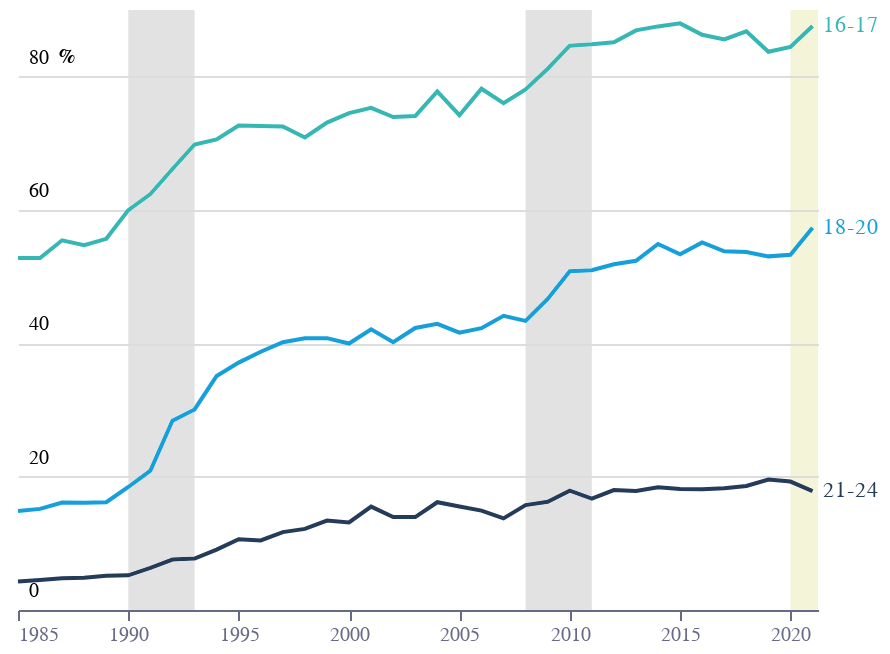

This figure's notebook cell:
### Code cell
base = alt.Chart(f1).encode(
    x=alt.X(
        "date:T",
        title="",
        axis=alt.Axis(
            grid=False,
            title="",
            titleAnchor="end",
            titleY=-15,
            labelColor=colors["eco-gray"],
            titleColor=colors["eco-gray"],
            tickColor=colors["eco-gray"],
            domainColor=colors["eco-gray"],
        ),
    ),
    y=alt.Y(
        "value:Q",
        title="",
        axis=alt.Axis(
            title="%",
            domain=False,
            ticks=False,
            labelAlign="left",
            labelBaseline="middle",
            labelPadding=-5,
            labelOffset=-10,
            titleX=20,
            titleY=28,
            titleAngle=0,
            titleFontSize=10,
            titleAlign="left",
            tickCount=5,
            format=".0f",
        ),
    ),
    color=alt.Color(
        "students:N",
        scale=alt.Scale(
            range=[
                colors["eco-turquiose"],
                colors["eco-light-blue"],
                colors["eco-blue"],
            ]
        ),
        legend=None,
    ),
)
line = base.mark_line()
text = (
    base.mark_text(align="left", xOffset=5)
    .encode(text="students:N")
    .transform_filter("year(datum.date)==2021")
)
yAxis = (
    alt.Chart(pd.DataFrame([{"value": 0}]))
    .mark_rule(size=0)
    .encode(
        x=alt.X("value:Q"),
    )
)
rect = (
    alt.Chart(dr)
    .mark_rect(blend="darken")
    .encode(
        x="start:T",
        x2="end:T",
        color=alt.Color("color:N", scale=None),
    )
)
layer = (
    (line + text + rect)
    .configure_view(stroke=None)
    .properties(title="")
    .properties(height=300, width=400)
)
layer.save("visualisation/" + f + ".json")
layer

### Figure 1 — Vega-Lite specification as saved in the notebook (floating-point values rounded to 4 significant figures)
{"config": {"view": {"continuousWidth": 400, "continuousHeight": 300, "stroke": null}}, "layer": [{"mark": "line", "encoding": {"color": {"type": "nominal", "field": "students", "legend": null, "scale": {"range": ["#36B7B4", "#179FDB", "#243B5A"]}}, "x": {"type": "temporal", "axis": {"domainColor": "#676A86", "grid": false, "labelColor": "#676A86", "tickColor": "#676A86", "title": "", "titleAnchor": "end", "titleColor": "#676A86", "titleY": -15}, "field": "date", "title": ""}, "y": {"type": "quantitative", "axis": {"domain": false, "format": ".0f", "labelAlign": "left", "labelBaseline": "middle", "labelOffset": -10, "labelPadding": -5, "tickCount": 5, "ticks": false, "title": "%", "titleAlign": "left", "titleAngle": 0, "titleFontSize": 10, "titleX": 20, "titleY": 28}, "field": "value", "title": ""}}}, {"mark": {"type": "text", "align": "left", "xOffset": 5}, "encoding": {"color": {"type": "nominal", "field": "students", "legend": null, "scale": {"range": ["#36B7B4", "#179FDB", "#243B5A"]}}, "text": {"type": "nominal", "field": "students"}, "x": {"type": "temporal", "axis": {"domainColor": "#676A86", "grid": false, "labelColor": "#676A86", "tickColor": "#676A86", "title": "", "titleAnchor": "end", "titleColor": "#676A86", "titleY": -15}, "field": "date", "title": ""}, "y": {"type": "quantitative", "axis": {"domain": false, "format": ".0f", "labelAlign": "left", "labelBaseline": "middle", "labelOffset": -10, "labelPadding": -5, "tickCount": 5, "ticks": false, "title": "%", "titleAlign": "left", "titleAngle": 0, "titleFontSize": 10, "titleX": 20, "titleY": 28}, "field": "value", "title": ""}}, "transform": [{"filter": "year(datum.date)==2021"}]}, {"data": {"name": "data-902f46d300f94b444937a3ef623aa295"}, "mark": {"type": "rect", "blend": "darken"}, "encoding": {"color": {"type": "nominal", "field": "color", "scale": null}, "x": {"type": "temporal", "field": "start"}, "x2": {"field": "end"}}}], "data": {"name": "data-6e03da10f2ec7861de76de3ded8f2b3d"}, "height": 300, "title": "", "width": 400, "$schema": "https://vega.github.io/schema/vega-lite/v4.8.1.json", "datasets": {"data-6e03da10f2ec7861de76de3ded8f2b3d": [{"date": "1985-01-01T00:00:00", "students": "16-17", "value": 52.82}, {"date": "1985-01-01T00:00:00", "students": "18-20", "value": 14.84}, {"date": "1985-01-01T00:00:00", "students": "21-24", "value": 4.291}, {"date": "1986-01-01T00:00:00", "students": "16-17", "value": 52.81}, {"date": "1986-01-01T00:00:00", "students": "18-20", "value": 15.17}, {"date": "1986-01-01T00:00:00", "students": "21-24", "value": 4.504}, {"date": "1987-01-01T00:00:00", "students": "16-17", "value": 55.45}, {"date": "1987-01-01T00:00:00", "students": "18-20", "value": 16.13}, {"date": "1987-01-01T00:00:00", "students": "21-24", "value": 4.746}, {"date": "1988-01-01T00:00:00", "students": "16-17", "value": 54.72}, {"date": "1988-01-01T00:00:00", "students": "18-20", "value": 16.1}, {"date": "1988-01-01T00:00:00", "students": "21-24", "value": 4.822}, {"date": "1989-01-01T00:00:00", "students": "16-17", "value": 55.68}, {"date": "1989-01-01T00:00:00", "students": "18-20", "value": 16.16}, {"date": "1989-01-01T00:00:00", "students": "21-24", "value": 5.132}, {"date": "1990-01-01T00:00:00", "students": "16-17", "value": 59.98}, {"date": "1990-01-01T00:00:00", "students": "18-20", "value": 18.45}, {"date": "1990-01-01T00:00:00", "students": "21-24", "value": 5.196}, {"date": "1991-01-01T00:00:00", "students": "16-17", "value": 62.4}, {"date": "1991-01-01T00:00:00", "students": "18-20", "value": 20.9}, {"date": "1991-01-01T00:00:00", "students": "21-24", "value": 6.304}, {"date": "1992-01-01T00:00:00", "students": "16-17", "value": 66.15}, {"date": "1992-01-01T00:00:00", "students": "18-20", "value": 28.39}, {"date": "1992-01-01T00:00:00", "students": "21-24", "value": 7.564}, {"date": "1993-01-01T00:00:00", "students": "16-17", "value": 69.83}, {"date": "1993-01-01T00:00:00", "students": "18-20", "value": 30.08}, {"date": "1993-01-01T00:00:00", "students": "21-24", "value": 7.709}, {"date": "1994-01-01T00:00:00", "students": "16-17", "value": 70.58}, {"date": "1994-01-01T00:00:00", "students": "18-20", "value": 35.1}, {"date": "1994-01-01T00:00:00", "students": "21-24", "value": 9.056}, {"date": "1995-01-01T00:00:00", "students": "16-17", "value": 72.67}, {"date": "1995-01-01T00:00:00", "students": "18-20", "value": 37.11}, {"date": "1995-01-01T00:00:00", "students": "21-24", "value": 10.62}, {"date": "1996-01-01T00:00:00", "students": "16-17", "value": 72.61}, {"date": "1996-01-01T00:00:00", "students": "18-20", "value": 38.74}, {"date": "1996-01-01T00:00:00", "students": "21-24", "value": 10.44}, {"date": "1997-01-01T00:00:00", "students": "16-17", "value": 72.54}, {"date": "1997-01-01T00:00:00", "students": "18-20", "value": 40.18}, {"date": "1997-01-01T00:00:00", "students": "21-24", "value": 11.68}, {"date": "1998-01-01T00:00:00", "students": "16-17", "value": 70.88}, {"date": "1998-01-01T00:00:00", "students": "18-20", "value": 40.77}, {"date": "1998-01-01T00:00:00", "students": "21-24", "value": 12.17}, {"date": "1999-01-01T00:00:00", "students": "16-17", "value": 73.12}, {"date": "1999-01-01T00:00:00", "students": "18-20", "value": 40.78}, {"date": "1999-01-01T00:00:00", "students": "21-24", "value": 13.41}, {"date": "2000-01-01T00:00:00", "students": "16-17", "value": 74.53}, {"date": "2000-01-01T00:00:00", "students": "18-20", "value": 39.98}, {"date": "2000-01-01T00:00:00", "students": "21-24", "value": 13.14}, {"date": "2001-01-01T00:00:00", "students": "16-17", "value": 75.32}, {"date": "2001-01-01T00:00:00", "students": "18-20", "value": 42.11}, {"date": "2001-01-01T00:00:00", "students": "21-24", "value": 15.51}, {"date": "2002-01-01T00:00:00", "students": "16-17", "value": 73.93}, {"date": "2002-01-01T00:00:00", "students": "18-20", "value": 40.16}, {"date": "2002-01-01T00:00:00", "students": "21-24", "value": 13.95}, {"date": "2003-01-01T00:00:00", "students": "16-17", "value": 74.1}, {"date": "2003-01-01T00:00:00", "students": "18-20", "value": 42.3}, {"date": "2003-01-01T00:00:00", "students": "21-24", "value": 13.94}, {"date": "2004-01-01T00:00:00", "students": "16-17", "value": 77.79}, {"date": "2004-01-01T00:00:00", "students": "18-20", "value": 42.93}, {"date": "2004-01-01T00:00:00", "students": "21-24", "value": 16.17}, {"date": "2005-01-01T00:00:00", "students": "16-17", "value": 74.22}, {"date": "2005-01-01T00:00:00", "students": "18-20", "value": 41.6}, {"date": "2005-01-01T00:00:00", "students": "21-24", "value": 15.52}, {"date": "2006-01-01T00:00:00", "students": "16-17", "value": 78.19}, {"date": "2006-01-01T00:00:00", "students": "18-20", "value": 42.27}, {"date": "2006-01-01T00:00:00", "students": "21-24", "value": 14.91}, {"date": "2007-01-01T00:00:00", "students": "16-17", "value": 76.03}, {"date": "2007-01-01T00:00:00", "students": "18-20", "value": 44.12}, {"date": "2007-01-01T00:00:00", "students": "21-24", "value": 13.75}, {"date": "2008-01-01T00:00:00", "students": "16-17", "value": 78.09}, {"date": "2008-01-01T00:00:00", "students": "18-20", "value": 43.38}, {"date": "2008-01-01T00:00:00", "students": "21-24", "value": 15.73}, {"date": "2009-01-01T00:00:00", "students": "16-17", "value": 81.19}, {"date": "2009-01-01T00:00:00", "students": "18-20", "value": 46.65}, {"date": "2009-01-01T00:00:00", "students": "21-24", "value": 16.22}, {"date": "2010-01-01T00:00:00", "students": "16-17", "value": 84.65}, {"date": "2010-01-01T00:00:00", "students": "18-20", "value": 50.83}, {"date": "2010-01-01T00:00:00", "students": "21-24", "value": 17.9}, {"date": "2011-01-01T00:00:00", "students": "16-17", "value": 84.85}, {"date": "2011-01-01T00:00:00", "students": "18-20", "value": 50.96}, {"date": "2011-01-01T00:00:00", "students": "21-24", "value": 16.71}, {"date": "2012-01-01T00:00:00", "students": "16-17", "value": 85.16}, {"date": "2012-01-01T00:00:00", "students": "18-20", "value": 51.86}, {"date": "2012-01-01T00:00:00", "students": "21-24", "value": 17.99}, {"date": "2013-01-01T00:00:00", "students": "16-17", "value": 86.94}, {"date": "2013-01-01T00:00:00", "students": "18-20", "value": 52.38}, {"date": "2013-01-01T00:00:00", "students": "21-24", "value": 17.84}, {"date": "2014-01-01T00:00:00", "students": "16-17", "value": 87.54}, {"date": "2014-01-01T00:00:00", "students": "18-20", "value": 54.91}, {"date": "2014-01-01T00:00:00", "students": "21-24", "value": 18.42}, {"date": "2015-01-01T00:00:00", "students": "16-17", "value": 87.99}, {"date": "2015-01-01T00:00:00", "students": "18-20", "value": 53.37}, {"date": "2015-01-01T00:00:00", "students": "21-24", "value": 18.15}, {"date": "2016-01-01T00:00:00", "students": "16-17", "value": 86.28}, {"date": "2016-01-01T00:00:00", "students": "18-20", "value": 55.14}, {"date": "2016-01-01T00:00:00", "students": "21-24", "value": 18.12}, {"date": "2017-01-01T00:00:00", "students": "16-17", "value": 85.58}, {"date": "2017-01-01T00:00:00", "students": "18-20", "value": 53.8}, {"date": "2017-01-01T00:00:00", "students": "21-24", "value": 18.25}, {"date": "2018-01-01T00:00:00", "students": "16-17", "value": 86.79}, {"date": "2018-01-01T00:00:00", "students": "18-20", "value": 53.69}, {"date": "2018-01-01T00:00:00", "students": "21-24", "value": 18.6}, {"date": "2019-01-01T00:00:00", "students": "16-17", "value": 83.74}, {"date": "2019-01-01T00:00:00", "students": "18-20", "value": 53.04}, {"date": "2019-01-01T00:00:00", "students": "21-24", "value": 19.57}, {"date": "2020-01-01T00:00:00", "students": "16-17", "value": 84.47}, {"date": "2020-01-01T00:00:00", "students": "18-20", "value": 53.28}, {"date": "2020-01-01T00:00:00", "students": "21-24", "value": 19.27}, {"date": "2021-01-01T00:00:00", "students": "16-17", "value": 87.6}, {"date": "2021-01-01T00:00:00", "students": "18-20", "value": 57.33}, {"date": "2021-01-01T00:00:00", "students": "21-24", "value": 17.83}], "data-902f46d300f94b444937a3ef623aa295": [{"start": "1990-01-01", "end": "1993-01-01", "event": "recession", "color": "#E2E2E2"}, {"start": "2008-01-01", "end": "2011-01-01", "event": "recession", "color": "#E2E2E2"}, {"start": "2020-01-01", "end": "2021-04-01", "event": "covid", "color": "#F3F4D8"}]}}
